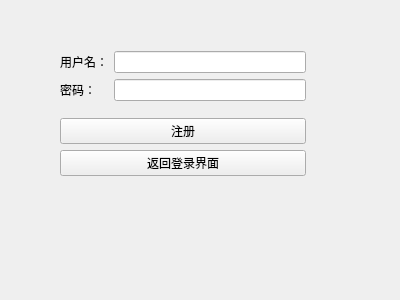
<?xml version="1.0" encoding="UTF-8"?>
<ui version="4.0">
 <class>registered</class>
 <widget class="QWidget" name="registered">
  <property name="geometry">
   <rect>
    <x>0</x>
    <y>0</y>
    <width>400</width>
    <height>300</height>
   </rect>
  </property>
  <property name="windowTitle">
   <string>注册</string>
  </property>
  <property name="styleSheet">
   <string notr="true">#registered{border-image: url(:/new/prefix1/picture/timg.jpg);}</string>
  </property>
  <widget class="QWidget" name="layoutWidget">
   <property name="geometry">
    <rect>
     <x>60</x>
     <y>40</y>
     <width>246</width>
     <height>149</height>
    </rect>
   </property>
   <layout class="QVBoxLayout" name="verticalLayout_3">
    <item>
     <layout class="QHBoxLayout" name="horizontalLayout">
      <item>
       <layout class="QVBoxLayout" name="verticalLayout">
        <item>
         <widget class="QLabel" name="label_2">
          <property name="styleSheet">
           <string notr="true">font: 10pt &quot;仿宋&quot;;</string>
          </property>
          <property name="text">
           <string>用户名：</string>
          </property>
         </widget>
        </item>
        <item>
         <widget class="QLabel" name="label_3">
          <property name="styleSheet">
           <string notr="true">font: 10pt &quot;仿宋&quot;;</string>
          </property>
          <property name="text">
           <string>密码：</string>
          </property>
         </widget>
        </item>
       </layout>
      </item>
      <item>
       <layout class="QVBoxLayout" name="verticalLayout_2">
        <item>
         <widget class="QLineEdit" name="lineEdit"/>
        </item>
        <item>
         <widget class="QLineEdit" name="lineEdit_2">
          <property name="font">
           <font>
            <stylestrategy>PreferDefault</stylestrategy>
           </font>
          </property>
          <property name="echoMode">
           <enum>QLineEdit::Password</enum>
          </property>
         </widget>
        </item>
       </layout>
      </item>
     </layout>
    </item>
    <item>
     <layout class="QVBoxLayout" name="verticalLayout_4">
      <item>
       <widget class="QPushButton" name="pushButton_2">
        <property name="styleSheet">
         <string notr="true">font: 10pt &quot;仿宋&quot;;</string>
        </property>
        <property name="text">
         <string>注册</string>
        </property>
       </widget>
      </item>
      <item>
       <widget class="QPushButton" name="pushButton">
        <property name="styleSheet">
         <string notr="true">font: 10pt &quot;仿宋&quot;;</string>
        </property>
        <property name="text">
         <string>返回登录界面</string>
        </property>
       </widget>
      </item>
     </layout>
    </item>
   </layout>
  </widget>
 </widget>
 <resources/>
 <connections/>
</ui>
